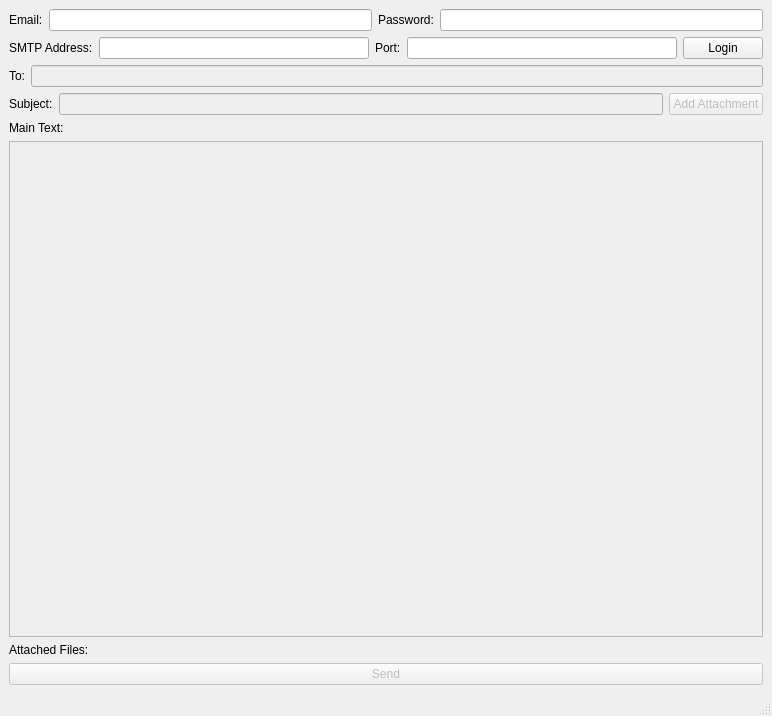
<?xml version="1.0" encoding="UTF-8"?>
<ui version="4.0">
 <class>MainWindow</class>
 <widget class="QMainWindow" name="MainWindow">
  <property name="geometry">
   <rect>
    <x>0</x>
    <y>0</y>
    <width>772</width>
    <height>716</height>
   </rect>
  </property>
  <property name="windowTitle">
   <string>Client LogIn</string>
  </property>
  <widget class="QWidget" name="centralwidget">
   <layout class="QGridLayout" name="gridLayout">
    <item row="0" column="0">
     <layout class="QVBoxLayout" name="verticalLayout_2">
      <item>
       <layout class="QHBoxLayout" name="horizontalLayout">
        <item>
         <widget class="QLabel" name="label">
          <property name="text">
           <string>Email:</string>
          </property>
         </widget>
        </item>
        <item>
         <widget class="QLineEdit" name="lineEdit"/>
        </item>
        <item>
         <widget class="QLabel" name="label_2">
          <property name="text">
           <string>Password:</string>
          </property>
         </widget>
        </item>
        <item>
         <widget class="QLineEdit" name="lineEdit_2">
          <property name="echoMode">
           <enum>QLineEdit::Password</enum>
          </property>
         </widget>
        </item>
       </layout>
      </item>
      <item>
       <layout class="QHBoxLayout" name="horizontalLayout_2">
        <item>
         <widget class="QLabel" name="label_3">
          <property name="text">
           <string>SMTP Address:</string>
          </property>
         </widget>
        </item>
        <item>
         <widget class="QLineEdit" name="lineEdit_3"/>
        </item>
        <item>
         <widget class="QLabel" name="label_4">
          <property name="text">
           <string>Port:</string>
          </property>
         </widget>
        </item>
        <item>
         <widget class="QLineEdit" name="lineEdit_4"/>
        </item>
        <item>
         <widget class="QPushButton" name="pushButton">
          <property name="text">
           <string>Login</string>
          </property>
         </widget>
        </item>
       </layout>
      </item>
      <item>
       <layout class="QHBoxLayout" name="horizontalLayout_3">
        <item>
         <widget class="QLabel" name="label_5">
          <property name="text">
           <string>To:</string>
          </property>
         </widget>
        </item>
        <item>
         <widget class="QLineEdit" name="lineEdit_5">
          <property name="enabled">
           <bool>false</bool>
          </property>
         </widget>
        </item>
       </layout>
      </item>
      <item>
       <layout class="QHBoxLayout" name="horizontalLayout_4">
        <item>
         <widget class="QLabel" name="label_6">
          <property name="text">
           <string>Subject:</string>
          </property>
         </widget>
        </item>
        <item>
         <widget class="QLineEdit" name="lineEdit_6">
          <property name="enabled">
           <bool>false</bool>
          </property>
         </widget>
        </item>
        <item>
         <widget class="QPushButton" name="pushButton_2">
          <property name="enabled">
           <bool>false</bool>
          </property>
          <property name="text">
           <string>Add Attachment</string>
          </property>
         </widget>
        </item>
       </layout>
      </item>
      <item>
       <layout class="QVBoxLayout" name="verticalLayout">
        <item>
         <widget class="QLabel" name="label_7">
          <property name="text">
           <string>Main Text:</string>
          </property>
         </widget>
        </item>
        <item>
         <widget class="QTextEdit" name="textEdit">
          <property name="enabled">
           <bool>false</bool>
          </property>
         </widget>
        </item>
       </layout>
      </item>
      <item>
       <widget class="QLabel" name="label_8">
        <property name="text">
         <string>Attached Files:</string>
        </property>
       </widget>
      </item>
      <item>
       <widget class="QPushButton" name="pushButton_3">
        <property name="enabled">
         <bool>false</bool>
        </property>
        <property name="text">
         <string>Send</string>
        </property>
       </widget>
      </item>
     </layout>
    </item>
   </layout>
  </widget>
  <widget class="QStatusBar" name="statusbar"/>
 </widget>
 <resources/>
 <connections/>
</ui>
